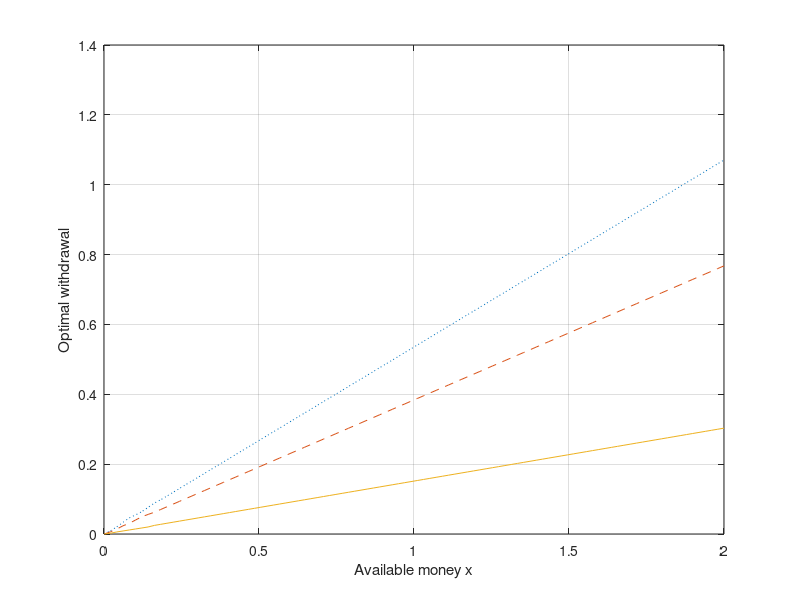

Write MATLAB code to recreate this figure.
%%% Consumption and savings via Dynamic programming 

clear 
clf

%%%%%%%%%%%%%%%% parameters of the problem  %%%%%%%%%%%%
r = 0.06;  % interest rate 
beta = 0.9; % discount factor in the interval (0,1)
gamma = 0.5; % determines the utility function

%%%%%%%%%%%%%%%%%%%%

X=linspace(0.001,2); % state space % money in millions 
% Actions = linspace(0.001,2) %% action space % constraints are introduced below
N=20; % number of stages

%%%%%%%%%%%%%%%%%%%%%%%

valFUNCTs = zeros(N,length(X)); %value functions
valFUNCTs(N,:) = (beta)^N*X.^(1-gamma); 
OPTpolicy = zeros(N-1,length(X)); %optimal policy

for k = 1:N-1 
    for x = 1:length(X)
        A=linspace(0.00001,X(x)); %natural constraint of the problem
    [valFUNCTs(N-k,x),a]= max((beta^(N-k))*(A.^(1-gamma)) + interp1(X,valFUNCTs(N-k+1,:),(1+r)*(X(x)-A),'spline' ));
    %%% we're using a linear interpolation to approximate the values of
    %%% valFUNCTs(N-k+1,:) 
    %%% 'spline' interpolation 
    OPTpolicy(N-k,x) = A(a);
    end
end

plot(X,OPTpolicy(N-1,:),':',X,OPTpolicy(N-2,:),'--',X,OPTpolicy(1,:))
grid
xlabel('Available money x')
ylabel('Optimal withdrawal')


%%% one optimal path

x0 = 1; % initial condition

Xopt = zeros(1,N); % vector to save the optimal state path
Xopt(1) = x0;
Aopt = zeros(1,N-1)  % vector to save the optimal policy associated to x0

for k = 1:N-1
    Aopt(k) = interp1(X,OPTpolicy(k,:),Xopt(k));
    Xopt(k+1) = (1+r)*(Xopt(k)- Aopt(k));
end    

%plot(Xopt,'o')
%grid
%xlabel('Stage')
%ylabel('Optimal state path')

